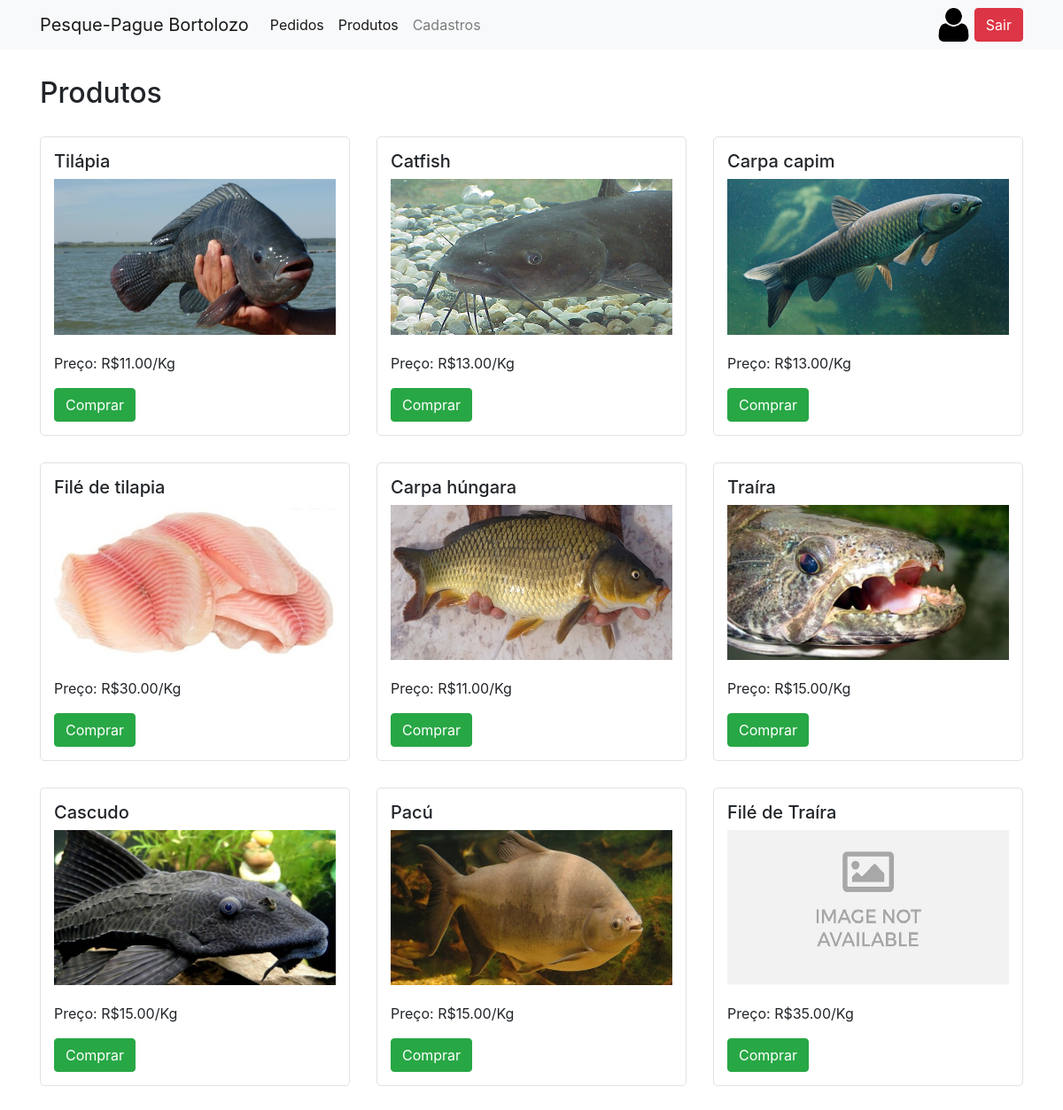
The page / (signed in) on the database its author committed.
### tables this page shows
CREATE TABLE `produtos` (
  `id` int NOT NULL AUTO_INCREMENT,
  `nome` varchar(50) DEFAULT NULL,
  `preco` decimal(5,2) DEFAULT NULL,
  `url_imagem_produto` varchar(150) DEFAULT NULL,
  `limpavel` tinyint DEFAULT NULL,
  PRIMARY KEY (`id`)
);

### src/dao/ProdutoDAO.php (called while the page is built, shortened)
<?php
    class ProdutoDAO{
        public static function getAll(){
            $con= ConnectionFactory::getConnection();
            $stmt = $con->prepare("SELECT * FROM produtos");
            $stmt->execute();
            return $stmt;
        }
    }
?>

### index.php (the view, shortened to what this page needs)
<?php
    $stmt_produtos= ProdutoDAO::getAll();
?>
<!DOCTYPE html>
<html lang="pt-BR">
<head>
    <?php include("partials/_head.php")?>
</head>
<body>
    <?php include("partials/_header.php")?>
    <section id="content">
        <div class="container">
            <div class="row">
                <div class="col-md-12 float-center">
                    <h2>Produtos</h2>
                    <div class="row">
                        <?php while($produto = $stmt_produtos->fetch(PDO::FETCH_OBJ)) : ?>
                            <div class="col-md-4 produto">
                                <div class="border">
                                    <h5><?= $produto->nome?></h5>
                                    <?php if($produto->url_imagem_produto) : ?>
                                        <img src="<?=$produto->url_imagem_produto?>" alt="<?= $produto->nome?>"/>
                                    <?php else : ?>
                                        <img src="/img/no-image.jpg">
                                    <?php endif?>
                                    <p>Preço: R$<?=$produto->preco?>/Kg</p>
                                    <a href="/pedidos/new.php?id_produto=<?=$produto->id?>" class="btn btn-success">Comprar</a>
                                </div>
                            </div>
                        <?php endwhile?>
                    </div>
                </div>
            </div>
        </div>
    </section>
</body>
</html>

### partials/_head.php (shortened to what this page needs)
<link rel="stylesheet" href="/css/bootstrap-reboot.css" />
<link rel="stylesheet" href="/css/bootstrap-grid.css" />
<link rel="stylesheet" href="/css/bootstrap.css" />
<link rel="stylesheet" href="/css/style.css" />

### partials/_header.php (shortened to what this page needs)
<nav class="navbar navbar-expand-lg navbar-light bg-light">
        <div class="container">
            <a class="navbar-brand" href="/">Pesque-Pague Bortolozo</a>
            <div class="collapse navbar-collapse" id="navbarSupportedContent">
                <ul class="navbar-nav mr-auto">
                    <li class="nav-item active">
                        <a class="nav-link" href="/pedidos/">Pedidos<span class="sr-only">(current)</span></a>
                    </li>
                    <li class="nav-item active">
                        <a class="nav-link" href="/produtos/">Produtos<span class="sr-only">(current)</span></a>
                    </li>
                    <li class="nav-item">
                        <a class="nav-link" href="../login/cadastros.php">Cadastros</a>
                    </li>
                </ul>
                <div class="sair">
                    <a href="#"><img src="../img/icone_usuario.ico" alt=""></a>
                    <a href="../login/" class="btn btn-danger" onclick="return confirm('você realmente deseja sair?')">Sair</a>
                </div>
            </div>
        </div>
    </nav>

### css/style.css (style rules this page uses)
img { max-width: 100%; }
div.sair img { width: 20%; }
div.sair { text-align: right; }
section#content { margin-top: 30px; }
section#content h2 { margin-bottom: 30px; }
section#content .produto { margin-bottom: 30px; }
section#content .produto p { text-align: justify; margin-top: 20px; }
section#content .produto .border { border: 1px solid #cecece; border-radius: 5px; padding: 15px; }
section#content .produto img { width: 100%; }

### rows shown on the page
produtos: nome "Tilápia", url_imagem_produto (picture), preco "11.00"
produtos: nome "Catfish", url_imagem_produto (picture), preco "13.00"
produtos: nome "Carpa capim", url_imagem_produto (picture), preco "13.00"
produtos: nome "Filé de tilapia", url_imagem_produto (picture), preco "30.00"
produtos: nome "Carpa húngara", url_imagem_produto (picture), preco "11.00"
produtos: nome "Traíra", url_imagem_produto (picture), preco "15.00"
produtos: nome "Cascudo", url_imagem_produto (picture), preco "15.00"
produtos: nome "Pacú", url_imagem_produto (picture), preco "15.00"
produtos: nome "Filé de Traíra", url_imagem_produto (picture), preco "35.00"
